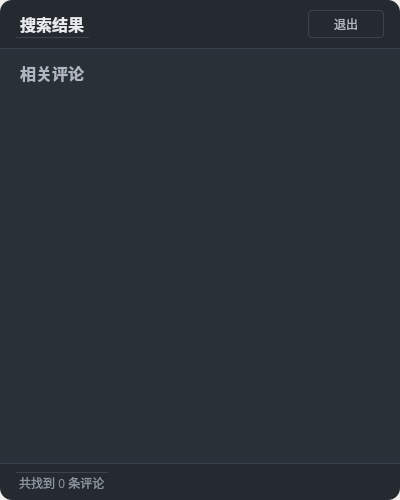
<?xml version="1.0" encoding="UTF-8"?>
<ui version="4.0">
 <class>SearchResultWidget</class>
 <widget class="QWidget" name="SearchResultWidget">
  <property name="geometry">
   <rect>
    <x>0</x>
    <y>0</y>
    <width>400</width>
    <height>500</height>
   </rect>
  </property>
  <property name="windowTitle">
   <string>搜索结果</string>
  </property>
  <property name="windowFlags">
   <set>Qt::Tool</set>
  </property>
  <property name="styleSheet">
   <string notr="true">SearchResultWidget {
    background-color: #2a3038;
    border-radius: 12px;
    border: 1px solid #3b4250;
}</string>
  </property>
  <layout class="QVBoxLayout" name="verticalLayout">
   <property name="spacing">
    <number>0</number>
   </property>
   <property name="leftMargin">
    <number>0</number>
   </property>
   <property name="topMargin">
    <number>0</number>
   </property>
   <property name="rightMargin">
    <number>0</number>
   </property>
   <property name="bottomMargin">
    <number>0</number>
   </property>
   
   <!-- 顶部标题栏 -->
   <item>
    <widget class="QFrame" name="headerFrame">
     <property name="styleSheet">
      <string notr="true">QFrame {
    background-color: #252a31;
    border-top-left-radius: 12px;
    border-top-right-radius: 12px;
    border-bottom: 1px solid #3b4250;
}</string>
     </property>
     <property name="frameShape">
      <enum>QFrame::NoFrame</enum>
     </property>
     <property name="frameShadow">
      <enum>QFrame::Raised</enum>
     </property>
     <layout class="QHBoxLayout" name="horizontalLayout_2">
      <property name="leftMargin">
       <number>16</number>
      </property>
      <property name="topMargin">
       <number>10</number>
      </property>
      <property name="rightMargin">
       <number>16</number>
      </property>
      <property name="bottomMargin">
       <number>10</number>
      </property>
      
      <!-- 标题 -->
      <item>
       <widget class="QLabel" name="titleLabel">
        <property name="text">
         <string>搜索结果</string>
        </property>
        <property name="styleSheet">
         <string notr="true">QLabel {
    color: #e8eaed;
    font-weight: bold;
    font-size: 16px;
    background-color: transparent;
}</string>
        </property>
       </widget>
      </item>
      
      <!-- 水平弹簧 -->
      <item>
       <spacer name="horizontalSpacer">
        <property name="orientation">
         <enum>Qt::Horizontal</enum>
        </property>
        <property name="sizeHint" stdset="0">
         <size>
          <width>40</width>
          <height>20</height>
         </size>
        </property>
       </spacer>
      </item>
      
      <!-- 退出按钮（右上角） -->
      <item>
       <widget class="QPushButton" name="closeButton">
        <property name="text">
         <string>退出</string>
        </property>
        <property name="styleSheet">
         <string notr="true">QPushButton {
    background-color: transparent;
    border: 1px solid #3b4250;
    border-radius: 4px;
    padding: 4px 12px;
    color: #b0b6bf;
    font-size: 12px;
    min-width: 50px;
}

QPushButton:hover {
    background-color: #4f8cff;
    color: #ffffff;
    border: 1px solid #4f8cff;
}</string>
        </property>
       </widget>
      </item>
     </layout>
    </widget>
   </item>
   
   <!-- 评论部分标题 -->
   <item>
    <widget class="QLabel" name="commentSectionLabel">
     <property name="text">
      <string>相关评论</string>
     </property>
     <property name="styleSheet">
      <string notr="true">QLabel {
    color: #b0b6bf;
    padding: 12px 16px 4px 16px;
    font-weight: bold;
    font-size: 16px;
    background-color: #2a3038;
}</string>
     </property>
    </widget>
   </item>
   
   <!-- 评论列表 -->
   <item>
    <widget class="QListWidget" name="commentListWidget">
     <property name="styleSheet">
      <string notr="true">QListWidget {
    background-color: #2a3038;
    border: none;
    outline: none;
    padding: 0px;
}

QListWidget::item {
    padding: 12px 16px;
    border-bottom: 1px solid #3b4250;
    color: #e8eaed;
    font-size: 14px;
    background-color: #2a3038;
}

QListWidget::item:selected {
    background-color: #3b4250;
    color: #4f8cff;
}

QListWidget::item:hover {
    background-color: #3b4250;
    cursor: pointer;
}</string>
     </property>
    </widget>
   </item>
   
   <!-- 底部状态栏 -->
   <item>
    <widget class="QFrame" name="footerFrame">
     <property name="styleSheet">
      <string notr="true">QFrame {
    background-color: #252a31;
    border-top: 1px solid #3b4250;
    border-bottom-left-radius: 12px;
    border-bottom-right-radius: 12px;
}</string>
     </property>
     <property name="frameShape">
      <enum>QFrame::NoFrame</enum>
     </property>
     <property name="frameShadow">
      <enum>QFrame::Raised</enum>
     </property>
     <layout class="QHBoxLayout" name="horizontalLayout">
      <property name="leftMargin">
       <number>16</number>
      </property>
      <property name="topMargin">
       <number>8</number>
      </property>
      <property name="rightMargin">
       <number>16</number>
      </property>
      <property name="bottomMargin">
       <number>8</number>
      </property>
      
      <!-- 结果计数标签 -->
      <item>
       <widget class="QLabel" name="resultCountLabel">
        <property name="text">
         <string>共找到 0 条评论</string>
        </property>
        <property name="styleSheet">
         <string notr="true">QLabel {
    color: #8b949e;
    font-size: 12px;
    background-color: transparent;
}</string>
        </property>
       </widget>
      </item>
      
      <!-- 水平弹簧 -->
      <item>
       <spacer name="horizontalSpacer">
        <property name="orientation">
         <enum>Qt::Horizontal</enum>
        </property>
        <property name="sizeHint" stdset="0">
         <size>
          <width>40</width>
          <height>20</height>
         </size>
        </property>
       </spacer>
      </item>
      
      <!-- 此处移除清空按钮，已移到右上角 -->
      
     </layout>
    </widget>
   </item>
  </layout>
 </widget>
 <resources/>
 <connections/>
</ui>
